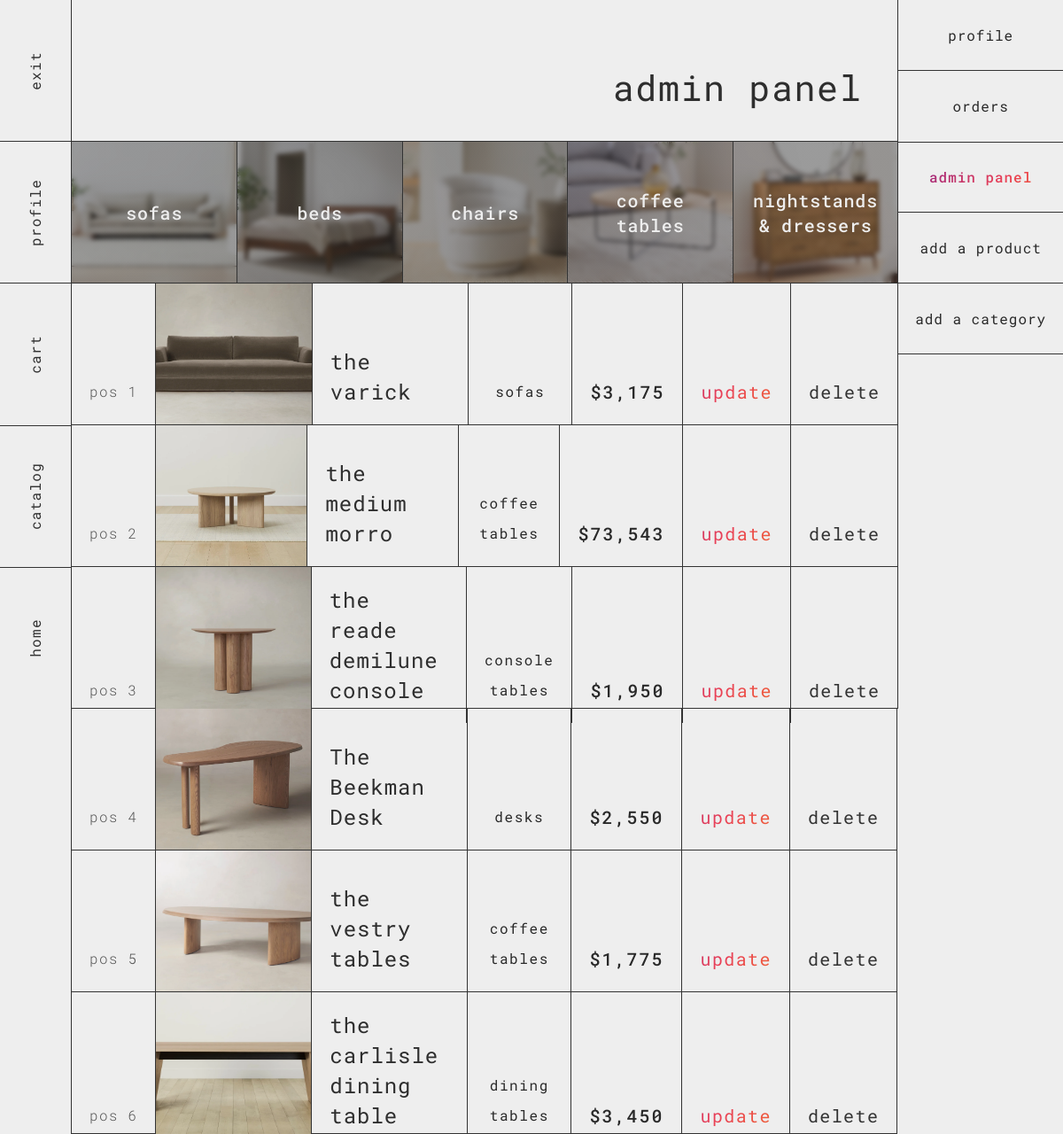
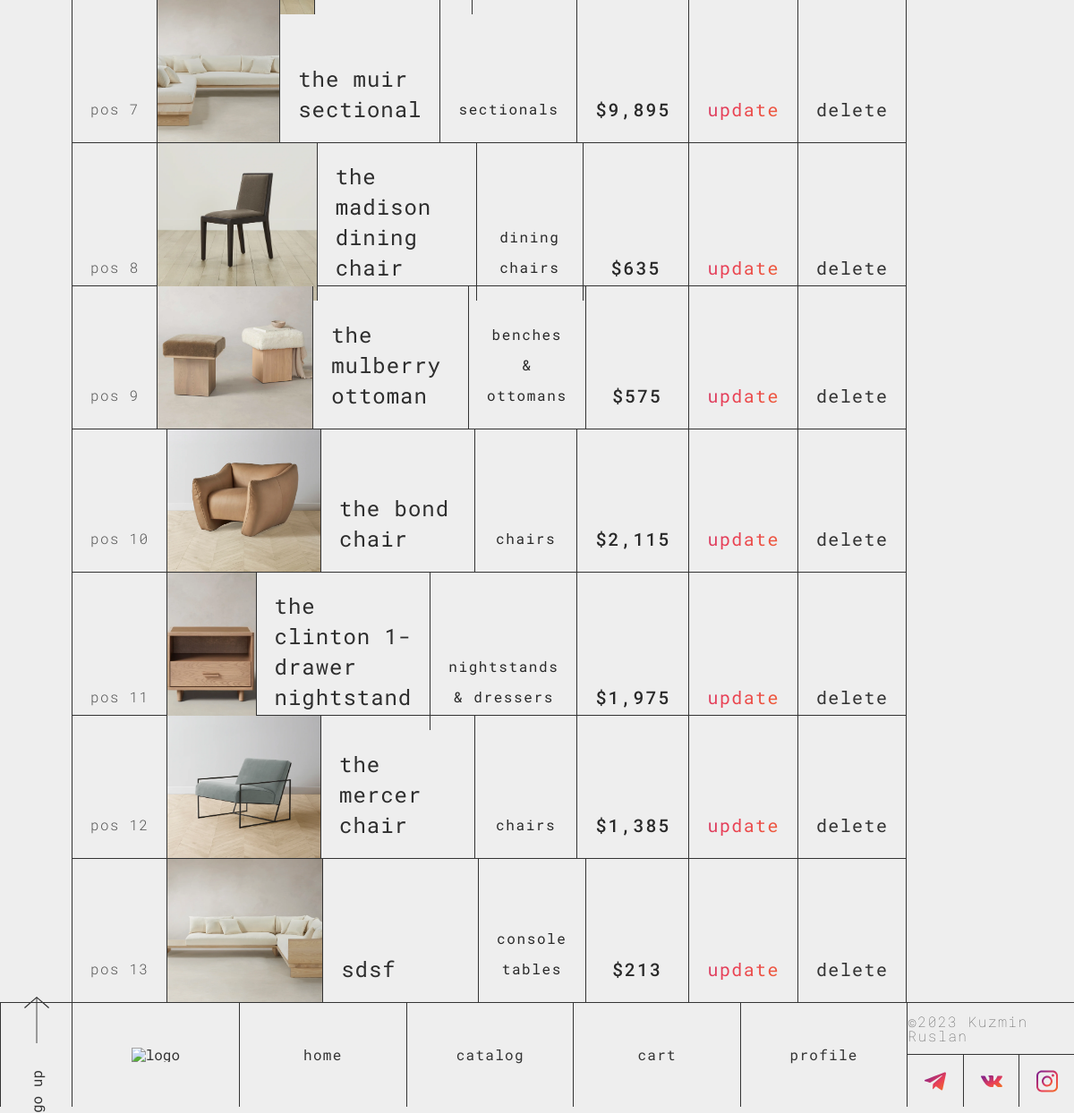
/?page=admin (signed in), run on the app's committed database (2 pictures, top to bottom).
### tables this page shows
CREATE TABLE `benedi_categories` (
  `id` int(11) NOT NULL,
  `name` varchar(50) NOT NULL,
  `photo` varchar(200) NOT NULL
);

CREATE TABLE `benedi_products` (
  `id` int(11) NOT NULL,
  `name` varchar(100) NOT NULL,
  `about` varchar(1000) NOT NULL,
  `price` int(11) NOT NULL,
  `photo` varchar(200) NOT NULL,
  `finish` varchar(50) NOT NULL,
  `size` varchar(50) NOT NULL,
  `id_category` int(11) DEFAULT NULL
);

### include/pages/admin.php (the view)
<section class="admin">
    <div class="admin__content">
        <nav class="admin__nav main__nav nav">
            <? include('include/nav.php') ?>
        </nav>
        <div class="admin__inner">
            <h2 class="admin__title">admin panel</h2>
            <?
                $sql = "SELECT * FROM benedi_categories";
                $categories = $connect->query($sql);
            ?>
            <div class="leading__scroller admin__scroller">
                <?
                    foreach($categories as $category) {?>
                        <a href="?page=delete&id=<?=$category['id']?>&object=category" class="admin__category">
                            <div class="admin__image <? if($_GET['category'] == $category['id']) echo 'selected' ?>">
                                <img src="<?=$category['photo']?>" alt="category">
                            </div>
                            <p class="admin__name"><?=$category['name']?></p>
                        </a>
                    <?}
                ?>
            </div>
            <?
                $sql = "SELECT benedi_products.id AS id, benedi_products.photo AS photo, benedi_products.name AS name, benedi_products.price AS price,
                        benedi_categories.name AS nameCategory FROM benedi_products INNER JOIN benedi_categories
                        ON benedi_products.id_category = benedi_categories.id";
                $items = $connect->query($sql)->fetchAll();
                for($i = 0; $i < count($items); $i++) {
                    $sum += $items[$i]['price'];?>
                    <div class="admin__item <? if(count($items) > 3 && ($i + 1) == count($items)) echo 'admin__item_last' ?> <? if(($i + 1) > 3 && ($i + 1) <= count($items)) echo 'borrig' ?>">
                        <p class="admin__number">pos <?=($i + 1)?></p>
                        <div class="admin__image">
                            <img src="<?=$items[$i]['photo']?>" alt="furniture">
                        </div>
                        <h4 class="admin__name"><?=$items[$i]['name']?></h4>
                        <p class="admin__category"><?=$items[$i]['nameCategory']?></p>
                        <p class="admin__price">$<?=number_format($items[$i]['price'])?></p>
                        <a href="?page=update&id=<?=$items[$i]['id']?>" class="admin__button gradient">update</a>
                        <a href="?page=delete&id=<?=$items[$i]['id']?>&object=product" class="admin__button">delete</a>
                    </div>
                <?}
            ?>
        </div>
        <div class="admin__navigation">
            <a href="?page=profile" class="admin__point <? if($_GET['page'] == 'profile') echo 'active'?>">profile</a>
            <a href="?page=orders" class="admin__point <? if($_GET['page'] == 'orders') echo 'active'?>">orders</a>
            <?
                if($loggedUser['role'] == 2) {?>
                    <a href="?page=admin" class="admin__point <? if($_GET['page'] == 'admin') echo 'active'?>">admin panel</a>
                    <a href="?page=add&object=product" class="admin__point">add a product</a>
                    <a href="?page=add&object=category" class="admin__point">add a category</a>
                <?}
            ?>
        </div>
    </div>
</section>

### index.php (shortened to what this page needs)
<?
    require('include/connect.php');
    if(isset($_SESSION['uid'])) {
        $uid = $_SESSION['uid'];
        $sql = "SELECT * FROM benedi_users WHERE id = '$uid'";
        $loggedUser = $connect->query($sql)->fetch();
    }
        session_unset();?>
<!DOCTYPE html>
<html lang="en">
<head>
    <link rel="stylesheet" href="assets/css/style.css">
</head>
<body>
    <main id="content">
        <?
            if(isset($_GET['page']) && !empty($_GET['page'])) {
                if($_GET['page'] == 'home') include('include/pages/home.php');
                elseif($_GET['page'] == 'catalog') include('include/pages/catalog.php');
                elseif($_GET['page'] == 'product') {
                    if(isset($_GET['id']) && !empty($_GET['id'])) include('include/pages/product.php');
                    else {?>
                        <h1 class="error__title__title">product isn't selected</h1>
                        <script>setTimeout(() => document.location.href="./", 2000)</script>
                    <?}
                }
                elseif($_GET['page'] == 'admin') {
                    if($loggedUser['role'] == 2) {
                        include('include/pages/admin.php');
                    } else {?>
                        <h1 class="error__title">you've no access</h1>
                        <script>setTimeout(() => document.location.href="./", 2000)</script>
                    <?}
                }
                else echo '<script>document.location.href="./"</script>';
            } else {
                include('include/pages/home.php');
            }
        ?>
    </main>
    <?
        if(empty($_GET['page']) || $_GET['page'] == 'home' || $_GET['page'] == 'catalog' || $_GET['page'] == 'cart' || $_GET['page'] == 'orders' || $_GET['page'] == 'admin') include('include/footer.php');
    ?>
</body>
</html>

### include/nav.php (shortened to what this page needs)
<?
    if(isset($_SESSION['uid'])) {?>
        <a href="?exit" class="nav__item"><p>exit</p></a>
        <a href="?page=profile" class="nav__item"><p class="<? if($_GET['page'] == 'profile') echo 'active' ?>">profile</p></a>
        <a href="?page=cart" class="nav__item"><p class="<? if($_GET['page'] == 'cart') echo 'active' ?>">cart</p></a>
        <a href="?page=catalog" class="nav__item"><p class="<? if($_GET['page'] == 'catalog') echo 'active' ?>">catalog</p></a>
        <a href="./" class="nav__item"><p class="<? if($_GET['page'] == 'home' || empty($_GET['page'])) echo 'active' ?>">home</p></a>
    <?}
?>

### include/footer.php (shortened to what this page needs)
<footer class="footer">
    <div class="footer__content">
        <div class="footer__up">
            <a href="#content">
                go up
                <svg width="52" height="28" viewBox="0 0 52 28" fill="none" xmlns="http://www.w3.org/2000/svg">
                    <path d="M0 13.5484H50.2069L39 0.903226L39.8966 0L52 14L39.8966 28L39 27.0968L50.2069 14.4516H0V13.5484Z" fill="#333333"/>
                </svg>
            </a>
        </div>
        <a href="./" class="footer__logo">
            <img src="assets/img/common/logo-gradient.svg" alt="logo">
        </a>
        <nav class="footer__nav nav" title="<? if(isset($_SESSION['uid'])) echo 'footer__nav' ?>">
            <? include('include/nav.php') ?>
        </nav>
        <div class="footer__right">
            <p class="footer__author">
                ©2023 Kuzmin Ruslan
            </p>
            <div class="footer__socials">
                <a href="https://web.telegram.org/k/#@stupidplait" target="_blank" class="footer__link">
                </a>
                <a href="https://vk.com/stupidplait" target="_blank" class="footer__link">
                </a>
                <a href="https://instagram.com/stupidplait" target="_blank" class="footer__link">
                </a>
            </div>
        </div>
    </div>
</footer>

### assets/css/default.css (style rules this page uses)
* { border: 0; padding: 0; margin: 0; outline: none; text-decoration: none; }
*, *::before, *::after { -webkit-box-sizing: border-box; -moz-box-sizing: border-box; box-sizing: border-box; }
html, body { width: 100%; height: 100%; font-size: 100%; font-size: 16px; line-height: 1; font-weight: 400; }
a { display: inline-block; }
h1, h2, h3, h4, h5, h6 { font-family: inherit; font-weight: 400; }
nav, footer, header, aside { display: block; }
img { vertical-align: top; }

### data on the page
benedi_categories: photo (picture), name "sofas"
benedi_categories: photo (picture), name "beds"
benedi_categories: photo (picture), name "chairs"
benedi_categories: photo (picture), name "coffee tables"
benedi_categories: photo (picture), name "nightstands & dressers"
benedi_products: photo (picture), name "the varick", benedi_categories.name "sofas", price "3,175"
benedi_products: photo (picture), name "the medium morro", benedi_categories.name "coffee tables", price "73,543"
benedi_products: photo (picture), name "the reade demilune console", benedi_categories.name "console tables", price "1,950"
benedi_products: photo (picture), name "The Beekman Desk", benedi_categories.name "desks", price "2,550"
benedi_products: photo (picture), name "the vestry tables", benedi_categories.name "coffee tables", price "1,775"
benedi_products: photo (picture), name "the carlisle dining table", benedi_categories.name "dining tables", price "3,450"
benedi_products: photo (picture), name "the muir sectional", benedi_categories.name "sectionals", price "9,895"
benedi_products: photo (picture), name "the madison dining chair", benedi_categories.name "dining chairs", price "635"
benedi_products: photo (picture), name "the mulberry ottoman", benedi_categories.name "benches & ottomans", price "575"
benedi_products: photo (picture), name "the bond chair", benedi_categories.name "chairs", price "2,115"
benedi_products: photo (picture), name "the clinton 1-drawer nightstand", benedi_categories.name "nightstands & dressers", price "1,975"
benedi_products: photo (picture), name "the mercer chair", benedi_categories.name "chairs", price "1,385"
benedi_products: photo (picture), name "sdsf", benedi_categories.name "console tables", price "213"
